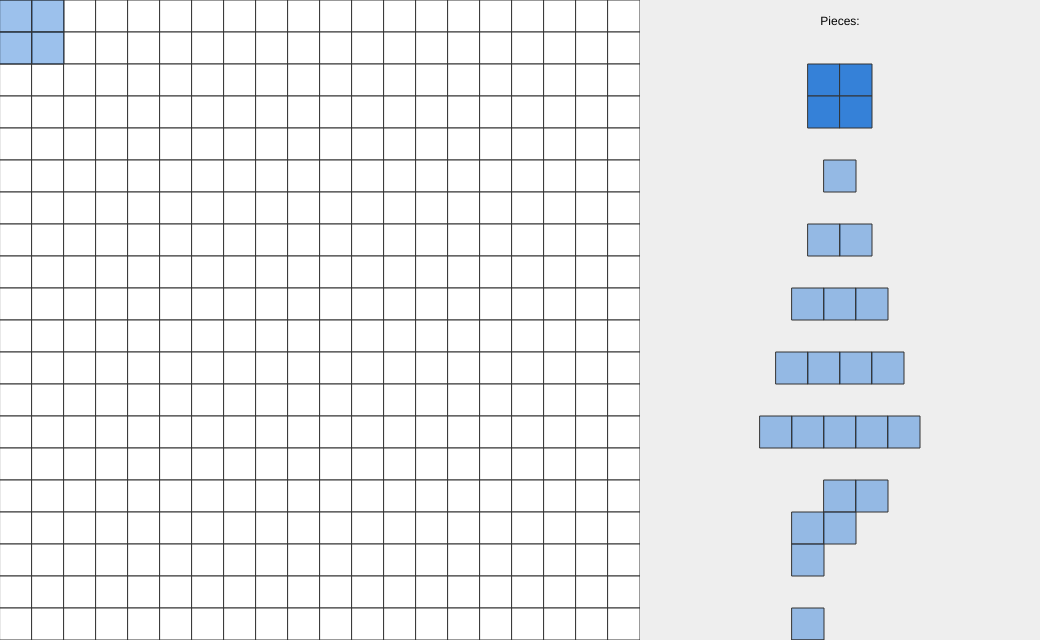
Frame 1 (no input)
Frame 60 (no input): identical to frame 1, image omitted
Frame 120 (the mouse pressed at the canvas centre since frame 60): identical to frame 1, image omitted

The p5.js sketch that drew this single still picture (run headless with seeded random() and noise() and a simulated clock; from frame 60 on, the mouse is pressed at the canvas centre):

// p5.js sketch
// ── sketch.js
let turnIndex = 0;
let board;

function setup() {
    createCanvas(
        Board.BOARD_WIDTH + PieceMenu.WIDTH,
        Board.BOARD_WIDTH
    );

    board = new Board();
}

function keyPressed() {
    if (keyCode === UP_ARROW) {
        board.selectNext(-1);
    } else if (keyCode === DOWN_ARROW) {
        board.selectNext(1);
    }

    if (key === "w") {
        board.move(-1, 0);
    } else if (key === "a") {
        board.move(0, -1);
    } else if (key === "s") {
        board.move(1, 0);
    } else if (key === "d") {
        board.move(0, 1);
    } else if (key === "z") {
        board.rotate(false);
    } else if (key === "c") {
        board.rotate(true);
    } else if (key === "x") {
        board.flip();
    }

    if (keyCode === 13) {
        if (board.place(turnIndex)) {
            turnIndex = (turnIndex + 1) % 4;
        }
    }
}

function draw() {
    background("#FFFFFF");
    board.draw(turnIndex);
}
// ── board.js
class Board {
    static EMPTY = -1;
    static WIDTH = 20;
    static CELL_WIDTH = 32;
    static COLORS = ["#3581D8", "#D82E3F", "#FFF44F", "#28CC2D"];
    static BOARD_WIDTH = Board.CELL_WIDTH * Board.WIDTH;

    constructor() {
        this.grid = [];
        for (let i = 0; i < Board.WIDTH; i++) {
            let row = [];
            for (let j = 0; j < Board.WIDTH; j++) {
                row.push(Board.EMPTY);
            }
            this.grid.push(row);
        }

        this.pieceMenus = [];
        for (let i = 0; i < Board.COLORS.length; i++) {
            this.pieceMenus.push(new PieceMenu());
        }
        this.turnIndex = 0;
        this.pieceMenu = this.pieceMenus[this.turnIndex];

        this.currentRow = 0;
        this.currentColumn = 0;
    }

    selectNext(offset) {
        this.pieceMenu.selectNext(offset);
    }

    move(row, column) {
        this.currentRow += row;
        this.currentColumn += column;

        // check OOB
        let currentPiece = this.pieceMenu.getCurrentPiece();
        if (!currentPiece) {
            return false;
        }
        if (this.currentRow < 0 || this.currentColumn < 0 ||
            this.currentRow + currentPiece.grid.length > Board.WIDTH ||
            this.currentColumn + currentPiece.grid[0].length > Board.WIDTH) {
            this.currentRow -= row
            this.currentColumn -= column;
        }
    }

    isValid(turnIndex) {
        let currentPiece = this.pieceMenu.getCurrentPiece();
        if (!currentPiece) {
            return false;
        }

        let isConnected = false;
        for (let i = 0; i < currentPiece.grid.length; i++) {
            for (let j = 0; j < currentPiece.grid[0].length; j++) {
                if (currentPiece.grid[i][j] !== Piece.EMPTY) {
                    // check overlap
                    if (this.grid[this.currentRow + i][this.currentColumn + j] !== Board.EMPTY) {
                        return false;
                    }

                    // check if edges are touching
                    for (let offsets of [[1, 0], [-1, 0], [0, 1], [0, -1]]) {
                        let row = this.currentRow + i + offsets[0];
                        let column = this.currentColumn + j + offsets[1];
                        if (row < 0 || column < 0 || row > Board.WIDTH || column > Board.WIDTH) {
                            continue;
                        }

                        if (this.grid[row] !== undefined && this.grid[row][column] === turnIndex) {
                            return false;
                        }
                    }

                    // check adjacent corners
                    for (let offsets of [[1, 1], [-1, 1], [-1, -1], [1, -1]]) {
                        let row = this.currentRow + i + offsets[0];
                        let column = this.currentColumn + j + offsets[1];
                        if (row < 0 || column < 0 || row > Board.WIDTH || column > Board.WIDTH) {
                            continue;
                        }

                        if (this.grid[row] !== undefined && this.grid[row][column] === turnIndex) {
                            isConnected = true;
                            break;
                        }
                    }
                }
            }   
        }

        // check if corner
        let sidesTouching = 0;
        if (this.currentRow === 0) {
            sidesTouching++;
        }
        if (this.currentColumn === 0) {
            sidesTouching++;
        }
        if (this.currentRow + currentPiece.grid.length === Board.WIDTH) {
            sidesTouching++;
        }
        if (this.currentColumn + currentPiece.grid[0].length === Board.WIDTH) {
            sidesTouching++;
        }
        if (sidesTouching === 2) {
            isConnected = true;
        }
        return isConnected;
    }

    rotate(clockwise) {
        let currentPiece = this.pieceMenu.getCurrentPiece();
        if (!currentPiece) {
            return false;
        }
        currentPiece.rotate(clockwise);
    }
    
    flip() {
        let currentPiece = this.pieceMenu.getCurrentPiece();
        if (!currentPiece) {
            return false;
        }
        currentPiece.flip();
    }

    place(turnIndex) {
        if (!this.isValid(turnIndex)) {
            return false;
        }

        let currentPiece = this.pieceMenu.getCurrentPiece();
        if (!currentPiece) {
            return false;
        }
        for (let i = 0; i < currentPiece.grid.length; i++) {
            for (let j = 0; j < currentPiece.grid[i].length; j++) {
                if (currentPiece.grid[i][j] !== Piece.EMPTY) {
                    this.grid[this.currentRow + i][this.currentColumn + j] = turnIndex;
                }
            }   
        }
        this.pieceMenu.consume(currentPiece);
        this.turnIndex = (this.turnIndex + 1) % Board.COLORS.length;
        this.pieceMenu = this.pieceMenus[this.turnIndex];
        return true;
    }

    draw(turnIndex) {
        stroke("#333333");
        for (let i = 0; i < Board.WIDTH; i++) {
            for (let j = 0; j < Board.WIDTH; j++) {
                fill(
                    this.grid[i][j] !== Board.EMPTY 
                        ? Board.COLORS[this.grid[i][j]]
                        : "#FFFFFF"
                );
                square(j * Board.CELL_WIDTH, i * Board.CELL_WIDTH, Board.CELL_WIDTH);
            }
        }

        this.pieceMenu.draw(turnIndex);

        let selectedPiece = this.pieceMenu.getCurrentPiece();
        if (!selectedPiece) {
            return;
        }
        const c = color(Board.COLORS[turnIndex]);
        c.setAlpha(125);
        const s = this.isValid(turnIndex) ? "#333333" : "#FF0000";
        selectedPiece.draw(this.currentColumn * Board.CELL_WIDTH, this.currentRow * Board.CELL_WIDTH, c, s);
    }
}
// ── piece.js
class Piece {
    static EMPTY = 0;

    constructor(grid) {
        this.grid = grid;
        this.width = grid[0].length * Board.CELL_WIDTH;
        this.height = grid.length * Board.CELL_WIDTH;
    }

    rotate(clockwise) {
        if (clockwise) {
            let tmp = [];
            for (let i = 0; i < this.grid[0].length; i++) {
                tmp.push([]); 
                for (let j = this.grid.length - 1; j >= 0; j--) {
                    tmp[i].push(this.grid[j][i]);
                }   
            }
            this.grid = tmp;
        } else {
            this.rotate(true);
            this.rotate(true);
            this.rotate(true);
        }
    }

    flip() {
        let tmp = [];
        for (let i = 0; i < this.grid.length; i++) {
            tmp.push([]);
            for (let j = this.grid[0].length - 1; j >= 0; j--) {
                tmp[i].push(this.grid[i][j]);
            }
        }
        this.grid = tmp;
    }

    draw(x, y, color, s = "#333333") {
        for (let i = 0; i < this.grid.length; i++) {
            for (let j = 0; j < this.grid[i].length; j++) {
                if (this.grid[i][j] !== Piece.EMPTY) {
                    fill(color);
                    stroke(s);
                } else {
                    noFill();
                    noStroke();
                }
                square(x + j * Board.CELL_WIDTH, y + i * Board.CELL_WIDTH, Board.CELL_WIDTH);
            }
        }
    }

    copy() {
        let tmp = [];
        for (let i = 0; i < this.grid.length; i++) {
            tmp.push(Array.from(this.grid[i]));
        }
        return new Piece(tmp);
    }
}

class PieceMenu {
    static WIDTH = 400;

    constructor() {
        const SQUARE = new Piece([
            [1, 1],
            [1, 1],
        ]);
        const ONE_BY_ONE = new Piece([
            [1],
        ]);
        const ONE_BY_TWO = new Piece([
            [1, 1],
        ]);
        const ONE_BY_THREE = new Piece([
            [1, 1, 1],
        ]);
        const ONE_BY_FOUR = new Piece([
            [1, 1, 1, 1],
        ]);
        const ONE_BY_FIVE = new Piece([
            [1, 1, 1, 1, 1],
        ]);
        const TOILET_BOWL = new Piece([
            [0, 1, 1],
            [1, 1, 0],
            [0, 1, 0],
        ]);
        const W = new Piece([
            [0, 1, 1],
            [1, 1, 0],
            [1, 0, 0],
        ]);
        const BIG_L = new Piece([
            [1, 0, 0],
            [1, 0, 0],
            [1, 1, 1],
        ]);
        const LIGHTNING = new Piece([
            [1, 1, 0, 0],
            [0, 1, 1, 1],
        ]);
        const LONG_L = new Piece([
            [1, 0, 0, 0],
            [1, 1, 1, 1],
        ]);
        const LOPSIDED_T = new Piece([
            [0, 1, 0, 0],
            [1, 1, 1, 1],
        ]);
        const SHORT_L = new Piece([
            [1, 0, 0],
            [1, 1, 1],
        ]);
        const VAPE = new Piece([
            [1, 1, 0],
            [1, 1, 1],
        ]);
        const TETRIS = new Piece([
            [0, 1, 0],
            [1, 1, 1],
        ]);
        const SMALL_S = new Piece([
            [1, 1, 0],
            [0, 1, 1],
        ]);
        const BIG_S = new Piece([
            [1, 1, 0],
            [0, 1, 0],
            [0, 1, 1],
        ]);
        const BIG_T = new Piece([
            [1, 1, 1],
            [0, 1, 0],
            [0, 1, 0],
        ]);
        const SMALL_L = new Piece([
            [1, 0],
            [1, 1],
        ]);
        const PLUS = new Piece([
            [0, 1, 0],
            [1, 1, 1],
            [0, 1, 0],
        ]);
        const C = new Piece([
            [1, 1, 1],
            [1, 0, 1],
        ]);

        this.pieces = [
            SQUARE,
            ONE_BY_ONE,
            ONE_BY_TWO,
            ONE_BY_THREE,
            ONE_BY_FOUR,
            ONE_BY_FIVE,
            W,
            BIG_L,
            BIG_S,
            BIG_T,
            C,
            PLUS,
            VAPE,
            LIGHTNING,
            LOPSIDED_T, 
            SMALL_S,
            SMALL_L,
            TETRIS,
            SHORT_L,
            LONG_L,
            TOILET_BOWL,
        ];
        this.displayPieces = this.pieces.map((piece) => piece.copy());
        this.selectedIndex = 0;
    }

    selectNext(offset) {
        this.selectedIndex = (this.selectedIndex + offset + this.pieces.length) % this.pieces.length;
    }

    consume(piece) {
        let index = this.pieces.indexOf(piece);
        this.pieces.splice(index, 1);
        this.displayPieces.splice(index, 1);
    }

    getCurrentPiece() {
        if (this.pieces.length > 0) {
            return this.pieces[this.selectedIndex];
        } else {
            return false;
        }
    }

    draw(turnIndex) {
        noStroke();
        fill("#EEEEEE");
        rect(Board.BOARD_WIDTH, 0, PieceMenu.WIDTH, Board.BOARD_WIDTH);
        textAlign(CENTER);
        fill("#000000");
        text("Pieces:", Board.BOARD_WIDTH, 16, PieceMenu.WIDTH);

        let offset = 64;
        this.displayPieces.forEach((piece, index) => {
            const c = color(Board.COLORS[turnIndex]);
            if (index !== this.selectedIndex) {
                c.setAlpha(125);
            }
            piece.draw(Board.BOARD_WIDTH + (PieceMenu.WIDTH - piece.width) / 2, offset, c);
            offset += piece.height + Board.CELL_WIDTH;
        });
    }
}

// ── styles.css
html {
    margin: 0;
    padding: 0;
    height: 100%;
}

body {
    margin: 0;
    padding: 0;
    height: 100%;
    display: flex;
    justify-content: center;
    align-items: center;
}

canvas {
    display: block;
    margin: auto;
}
